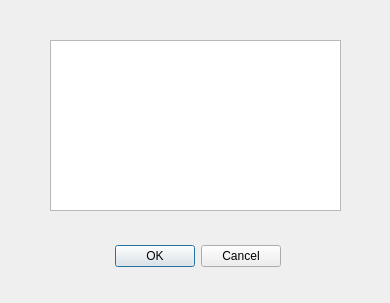
<?xml version="1.0" encoding="UTF-8"?>
<ui version="4.0">
 <class>Reply</class>
 <widget class="QDialog" name="Reply">
  <property name="geometry">
   <rect>
    <x>0</x>
    <y>0</y>
    <width>390</width>
    <height>303</height>
   </rect>
  </property>
  <property name="windowTitle">
   <string>Dialog</string>
  </property>
  <widget class="QDialogButtonBox" name="buttonBox">
   <property name="geometry">
    <rect>
     <x>-60</x>
     <y>240</y>
     <width>341</width>
     <height>32</height>
    </rect>
   </property>
   <property name="orientation">
    <enum>Qt::Orientation::Horizontal</enum>
   </property>
   <property name="standardButtons">
    <set>QDialogButtonBox::StandardButton::Cancel|QDialogButtonBox::StandardButton::Ok</set>
   </property>
  </widget>
  <widget class="QTextEdit" name="textEdit">
   <property name="geometry">
    <rect>
     <x>50</x>
     <y>40</y>
     <width>291</width>
     <height>171</height>
    </rect>
   </property>
  </widget>
 </widget>
 <resources/>
 <connections>
  <connection>
   <sender>buttonBox</sender>
   <signal>accepted()</signal>
   <receiver>Reply</receiver>
   <slot>accept()</slot>
   <hints>
    <hint type="sourcelabel">
     <x>248</x>
     <y>254</y>
    </hint>
    <hint type="destinationlabel">
     <x>157</x>
     <y>274</y>
    </hint>
   </hints>
  </connection>
  <connection>
   <sender>buttonBox</sender>
   <signal>rejected()</signal>
   <receiver>Reply</receiver>
   <slot>reject()</slot>
   <hints>
    <hint type="sourcelabel">
     <x>316</x>
     <y>260</y>
    </hint>
    <hint type="destinationlabel">
     <x>286</x>
     <y>274</y>
    </hint>
   </hints>
  </connection>
 </connections>
</ui>
